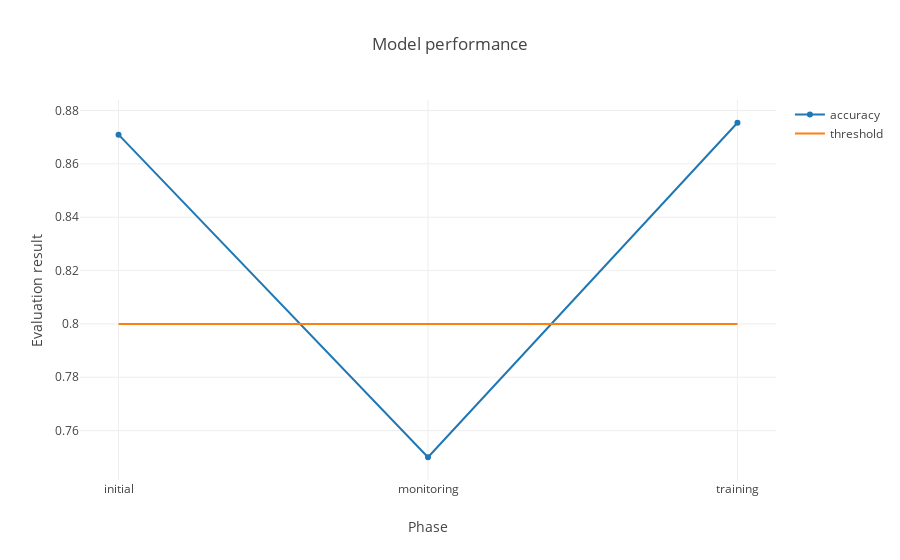

The notebook cell this image was saved under:
### Markdown cell above
#### Plot linear chart

### Code cell
trace1 = go.Scatter(
    x = phases,
    y = evaluation_values,
    mode = 'lines+markers',
    name = 'accuracy'
)

trace2 = go.Scatter(
    x = phases,
    y = threshold_values,
    mode = 'lines',
    name = 'threshold'
)

layout = dict(title = 'Model performance',
              xaxis = dict(title = 'Phase'),
              yaxis = dict(title = 'Evaluation result'),
              )

fig = dict(data=[trace1, trace2], layout=layout)
iplot(fig)

### Figure 1 — Plotly figure (JSON) as saved in the notebook; plotly's stock layout.template omitted (floating-point values rounded to 4 significant figures)
{"data": [{"mode": "lines+markers", "type": "scatter", "y": [0.871, 0.75, 0.8754], "name": "accuracy", "x": ["initial", "monitoring", "training"]}, {"mode": "lines", "type": "scatter", "y": [0.8, 0.8, 0.8], "name": "threshold", "x": ["initial", "monitoring", "training"]}], "layout": {"xaxis": {"title": "Phase"}, "yaxis": {"title": "Evaluation result"}, "title": "Model performance"}}
